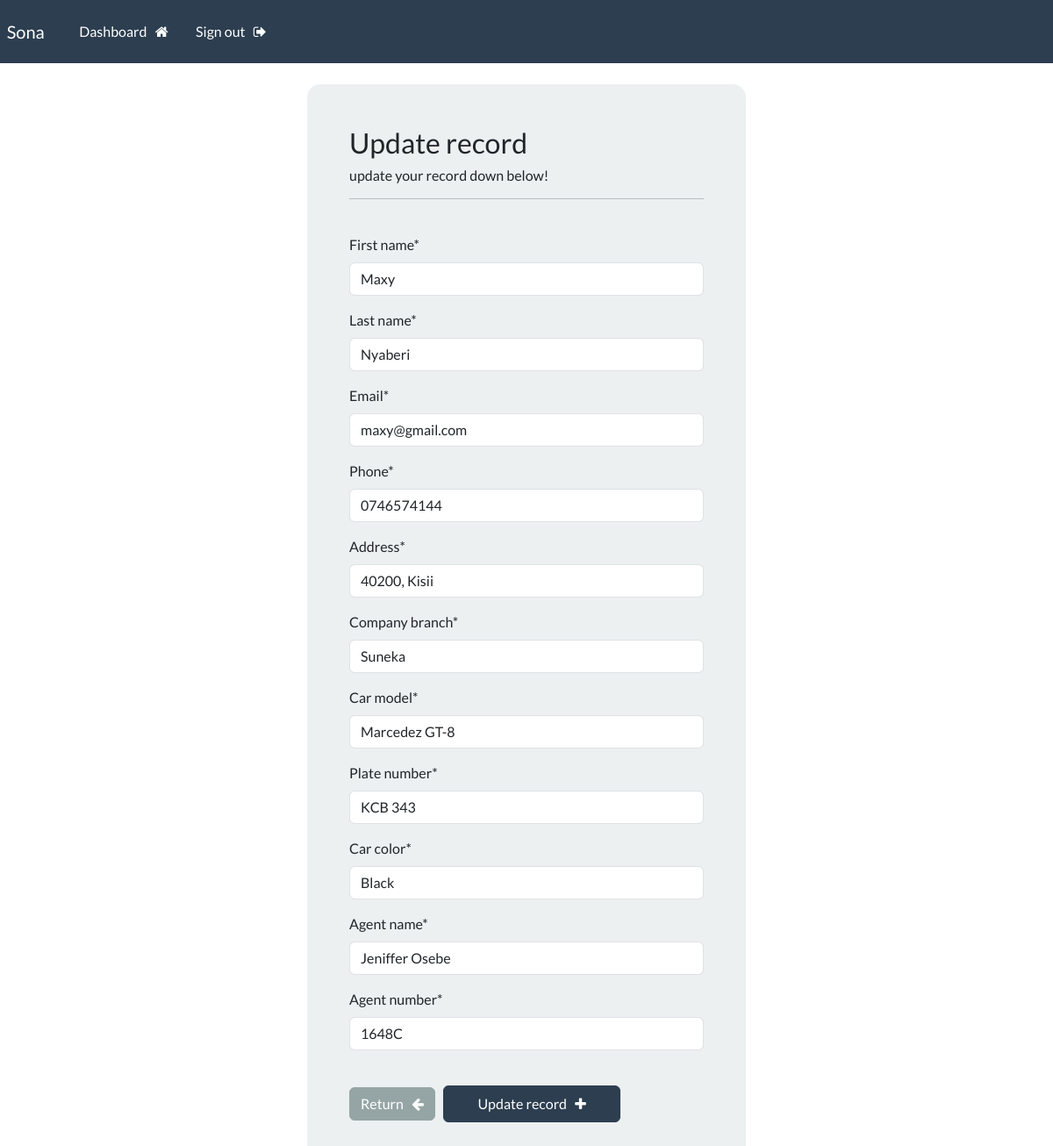
The page /update-record/3 (signed in) on the database its author committed.
### crudapp/models.py (models this page shows, shortened)
class Record(models.Model):
    creation_date = models.DateTimeField(auto_now_add=True)
    first_name = models.CharField(max_length=100)
    last_name = models.CharField(max_length=100)
    email = models.CharField(max_length=255)
    phone = models.CharField(max_length=20)
    address = models.CharField(max_length=300)
    company_branch = models.CharField(max_length=255, default='')
    car_model = models.CharField(max_length=200, default='')
    plate_number = models.CharField(max_length=200, default='')
    car_color = models.CharField(max_length=200, default='')
    agent_name = models.CharField(max_length=200, default='')
    agent_number = models.CharField(max_length=200, default='')

### crudapp/views.py (the view)
# urls.py: path('update-record/<int:pk>', views.update_record, name="update-record"),
@login_required(login_url='my-login')
def update_record(request, pk):
    record = Record.objects.get(id=pk)
    form = UpdateRecordForm(instance=record)
    if request.method =='POST':
        form = UpdateRecordForm(request.POST, instance=record)
        if form.is_valid():
            form.save()
            messages.success(request, "Your record was updated!")
            return redirect("dashboard")
    context = {'form':form}
    return render(request, 'update-record.html', context=context)

### crudapp/forms.py
class UpdateRecordForm(forms.ModelForm):
    class Meta:
        model = Record
        fields = ['first_name', 'last_name', 'email', 'phone', 'address', 'company_branch', 'car_model', 'plate_number', 'car_color', 'agent_name', 'agent_number']

### templates/update-record.html (shortened to what this page needs)
{% extends 'base.html' %}
{% load crispy_forms_tags %}
{% block content %}
<body>
    <div class = "container bg-light shadow-md p-5 form-layout">
        <h3> Update record</h3>
        <h6>update your record down below!</h6>
        <hr>
        <br>
        <form method="POST" autocomplete="off">
            {{form|crispy}}
            <br>
            <a href="{% url 'dashboard' %}" class="btn btn-secondary w-40">
                Return &nbsp; <i class='fa fa-arrow-left' aria-hidden="true"></i>
            </a>
                <button type="submit" class="btn btn-primary w-50 btn-block p-2">
                     Update record  &nbsp; <i class='fa fa-plus' aria-hidden="true"></i>
                </button>
        </form>
    </div>
    <br>
</body>
{% endblock content %}

### static/css/styles.css (style rules this page uses)
.form-layout { border-radius: 15px; width: 500px; }

### rows shown on the page
Record: first_name "Maxy", last_name "Nyaberi", email "maxy@gmail.com", phone "0746574144", address "40200, Kisii", company_branch "Suneka", car_model "Marcedez GT-8", plate_number "KCB 343", car_color "Black", agent_name "Jeniffer Osebe", agent_number "1648C"
